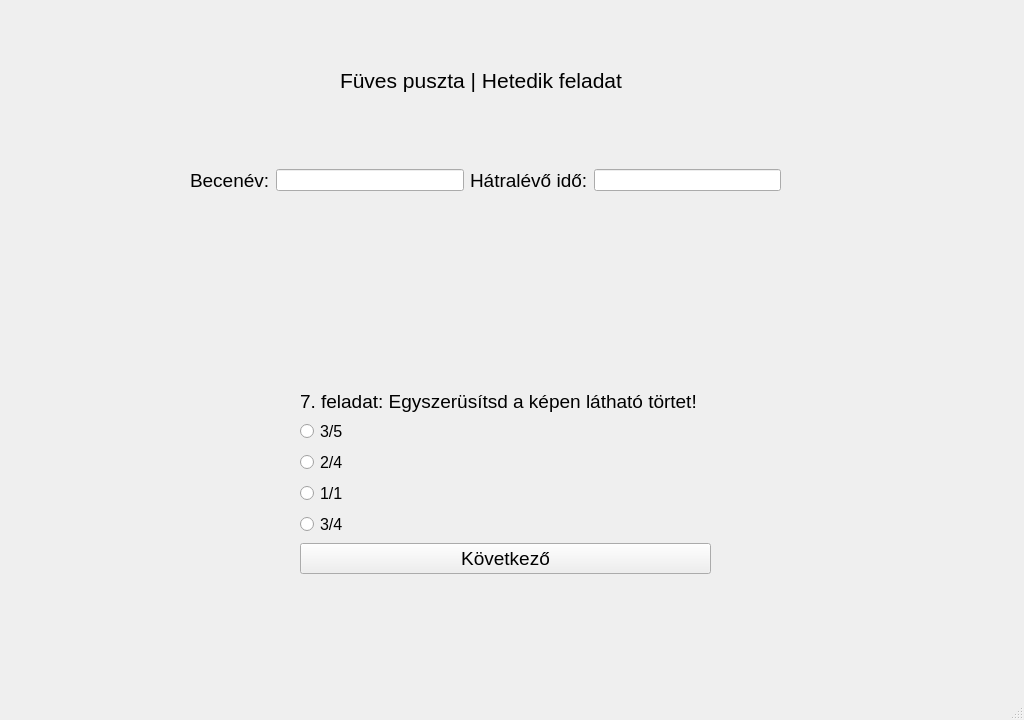
<?xml version="1.0" encoding="UTF-8"?>
<ui version="4.0">
 <class>ques1</class>
 <widget class="QMainWindow" name="ques1">
  <property name="geometry">
   <rect>
    <x>0</x>
    <y>0</y>
    <width>1024</width>
    <height>720</height>
   </rect>
  </property>
  <property name="windowTitle">
   <string>Játékos matematikai gyakorlóprogram</string>
  </property>
  <widget class="QWidget" name="centralwidget">
   <widget class="QLabel" name="label">
    <property name="geometry">
     <rect>
      <x>0</x>
      <y>-10</y>
      <width>1024</width>
      <height>720</height>
     </rect>
    </property>
    <property name="text">
     <string/>
    </property>
    <property name="pixmap">
     <pixmap>../szakdoga hátterek/1096729-video-games-grass-sky-field-pixels-horizon-cloud-grassland-pasture-flock-meadow-plain-prairie-natural-environment-computer-wallpaper-ecosystem.png</pixmap>
    </property>
    <property name="scaledContents">
     <bool>true</bool>
    </property>
   </widget>
   <widget class="QLabel" name="label_4">
    <property name="geometry">
     <rect>
      <x>340</x>
      <y>60</y>
      <width>311</width>
      <height>41</height>
     </rect>
    </property>
    <property name="sizePolicy">
     <sizepolicy hsizetype="Expanding" vsizetype="Preferred">
      <horstretch>0</horstretch>
      <verstretch>0</verstretch>
     </sizepolicy>
    </property>
    <property name="font">
     <font>
      <pointsize>16</pointsize>
     </font>
    </property>
    <property name="text">
     <string>Füves puszta | Hetedik feladat</string>
    </property>
   </widget>
   <widget class="QWidget" name="horizontalLayoutWidget">
    <property name="geometry">
     <rect>
      <x>190</x>
      <y>140</y>
      <width>591</width>
      <height>81</height>
     </rect>
    </property>
    <layout class="QHBoxLayout" name="horizontalLayout">
     <item>
      <widget class="QLabel" name="label_2">
       <property name="font">
        <font>
         <pointsize>14</pointsize>
        </font>
       </property>
       <property name="text">
        <string>Becenév:</string>
       </property>
      </widget>
     </item>
     <item>
      <widget class="QLineEdit" name="T1">
       <property name="sizePolicy">
        <sizepolicy hsizetype="Expanding" vsizetype="Fixed">
         <horstretch>0</horstretch>
         <verstretch>0</verstretch>
        </sizepolicy>
       </property>
      </widget>
     </item>
     <item>
      <widget class="QLabel" name="label_3">
       <property name="font">
        <font>
         <pointsize>14</pointsize>
        </font>
       </property>
       <property name="text">
        <string>Hátralévő idő:</string>
       </property>
      </widget>
     </item>
     <item>
      <widget class="QLineEdit" name="T2">
       <property name="sizePolicy">
        <sizepolicy hsizetype="Expanding" vsizetype="Fixed">
         <horstretch>0</horstretch>
         <verstretch>0</verstretch>
        </sizepolicy>
       </property>
      </widget>
     </item>
    </layout>
   </widget>
   <widget class="QWidget" name="formLayoutWidget">
    <property name="geometry">
     <rect>
      <x>300</x>
      <y>390</y>
      <width>411</width>
      <height>251</height>
     </rect>
    </property>
    <layout class="QFormLayout" name="formLayout">
     <property name="labelAlignment">
      <set>Qt::AlignLeading|Qt::AlignLeft|Qt::AlignTop</set>
     </property>
     <item row="2" column="0">
      <widget class="QRadioButton" name="R1">
       <property name="font">
        <font>
         <pointsize>12</pointsize>
        </font>
       </property>
       <property name="text">
        <string>3/5</string>
       </property>
      </widget>
     </item>
     <item row="3" column="0">
      <widget class="QRadioButton" name="R2">
       <property name="font">
        <font>
         <pointsize>12</pointsize>
        </font>
       </property>
       <property name="text">
        <string>2/4</string>
       </property>
      </widget>
     </item>
     <item row="4" column="0">
      <widget class="QRadioButton" name="R3">
       <property name="font">
        <font>
         <pointsize>12</pointsize>
        </font>
       </property>
       <property name="text">
        <string>1/1</string>
       </property>
      </widget>
     </item>
     <item row="5" column="0">
      <widget class="QRadioButton" name="R4">
       <property name="font">
        <font>
         <pointsize>12</pointsize>
        </font>
       </property>
       <property name="text">
        <string>3/4</string>
       </property>
      </widget>
     </item>
     <item row="6" column="0" colspan="2">
      <widget class="QPushButton" name="B1">
       <property name="font">
        <font>
         <pointsize>14</pointsize>
        </font>
       </property>
       <property name="text">
        <string>Következő</string>
       </property>
      </widget>
     </item>
     <item row="1" column="0">
      <widget class="QLabel" name="label_5">
       <property name="font">
        <font>
         <pointsize>14</pointsize>
        </font>
       </property>
       <property name="text">
        <string>7. feladat: Egyszerüsítsd a képen látható törtet!</string>
       </property>
      </widget>
     </item>
    </layout>
   </widget>
   <widget class="QLabel" name="label_6">
    <property name="geometry">
     <rect>
      <x>440</x>
      <y>260</y>
      <width>131</width>
      <height>91</height>
     </rect>
    </property>
    <property name="text">
     <string/>
    </property>
    <property name="pixmap">
     <pixmap>../szakdoga hátterek/feladat képek/7. feladat képe.png</pixmap>
    </property>
    <property name="scaledContents">
     <bool>true</bool>
    </property>
   </widget>
  </widget>
  <widget class="QMenuBar" name="menubar">
   <property name="geometry">
    <rect>
     <x>0</x>
     <y>0</y>
     <width>1024</width>
     <height>21</height>
    </rect>
   </property>
  </widget>
  <widget class="QStatusBar" name="statusbar"/>
 </widget>
 <resources/>
 <connections/>
</ui>
